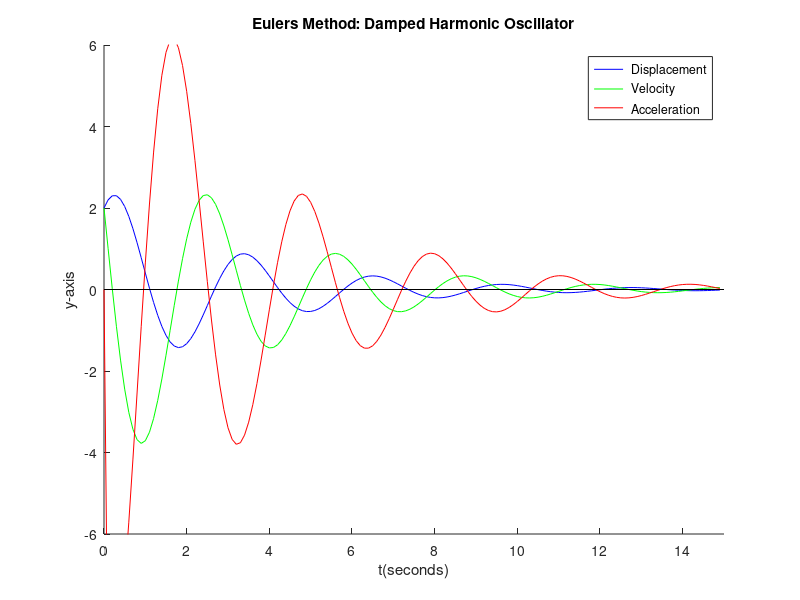

Source code (MATLAB):
clear

%Values%
M = 1; %Mass
K = 4;
B = 1;
x0 = 2; %initial displacement
v0 = 2; %initial velocity
Int_Time = 15;
%Values%

h = 0.1; %Step Value%
w = sqrt(K / M);
freq = w / (2 * pi);
T = 1 / freq;


numPoints = Int_Time / h; %Number of points
t = (0:h:Int_Time - h); %x-axis 
k = 1;

y1(1) = x0; %initial values
y2(1) = v0;

while k < numPoints
    y1(k + 1) = y1(k) + h * y2(k); %Potion
    %y2(k + 1) = y2(k) + h * ((-K / M) * y1(k)); %Velocity %Problem 4
    y2(k + 1) = y2(k) + h * ((-B / M) * y2(k) - (K / M) * y1(k)); %Velocity
    %y3(k + 1) = ((-K / M) * y1(k)); %Acceleration %Problem 4
    y3(k + 1) = ((-B / M) * y2(k) - (K / M) * y1(k)); %Acceleration
    k = k + 1;
end

%testt = t(4) + T; %Random test point
%testT = t(3631); % = t + T
%testPoint1 = 1.01 * y1(4); %checking for <= 1%
%testOneTLater = y1(3631);

hold on

xlabel('t(seconds)')
ylabel('y-axis')
title('Eulers Method: Damped Harmonic Oscillator')

%axis([0 Int_Time -20 20]) %Problem 4
axis([0 Int_Time -6 6])
plot(t, y1, '-b')
plot(t, y2, '-g')
plot(t, y3, '-r')
plot([0 Int_Time],[0 0], '-k')

legend(' Displacement', ' Velocity', ' Acceleration')